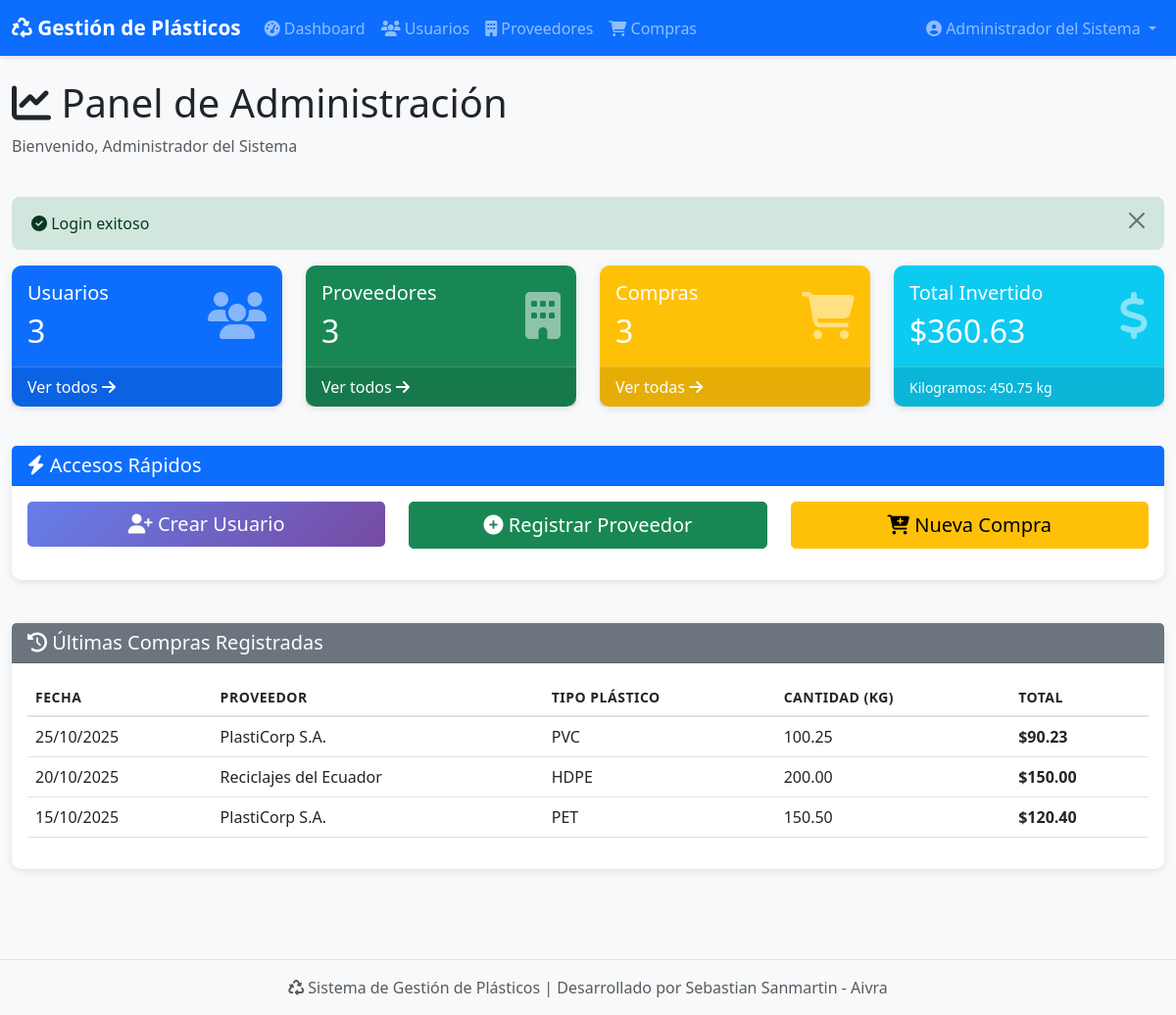
The app's page /views/dashboard_admin.php (signed in) with its own data.
### tables this page shows
CREATE TABLE IF NOT EXISTS compras (
    id_compra INT AUTO_INCREMENT PRIMARY KEY,
    id_usuario INT NOT NULL,
    id_proveedor INT NOT NULL,
    fecha_compra DATE NOT NULL,
    tipo_plastico VARCHAR(100) NOT NULL,
    cantidad_kg DECIMAL(10,2) NOT NULL,
    costo_unitario DECIMAL(10,2) NOT NULL,
    total DECIMAL(10,2) GENERATED ALWAYS AS (cantidad_kg * costo_unitario) STORED,
    observaciones TEXT,
    fecha_registro TIMESTAMP DEFAULT CURRENT_TIMESTAMP,
    FOREIGN KEY (id_usuario) REFERENCES usuarios(id_usuario) ON DELETE RESTRICT,
    FOREIGN KEY (id_proveedor) REFERENCES proveedores(id_proveedor) ON DELETE RESTRICT
);

CREATE TABLE IF NOT EXISTS proveedores (
    id_proveedor INT AUTO_INCREMENT PRIMARY KEY,
    nombre_empresa VARCHAR(150) NOT NULL,
    ruc VARCHAR(13) UNIQUE NOT NULL,
    telefono VARCHAR(15),
    direccion TEXT,
    fecha_registro TIMESTAMP DEFAULT CURRENT_TIMESTAMP
);

### config/conexion.php (called while the page is built, shortened)
<?php
class Database {
    private static $instance = null;
    private $conexion;
    private function __construct() {
        try {
            $dsn = "mysql:host=" . DB_HOST . ";port=" . DB_PORT . ";dbname=" . DB_NAME . ";charset=" . DB_CHARSET;
            $opciones = [
                PDO::ATTR_ERRMODE            => PDO::ERRMODE_EXCEPTION,
                PDO::ATTR_DEFAULT_FETCH_MODE => PDO::FETCH_ASSOC,
                PDO::ATTR_EMULATE_PREPARES   => false,
                PDO::MYSQL_ATTR_INIT_COMMAND => "SET NAMES utf8mb4"
            ];
            $this->conexion = new PDO($dsn, DB_USER, DB_PASS, $opciones);
        } catch (PDOException $e) {
            error_log("Error de conexión: " . $e->getMessage());
            die("Error al conectar con la base de datos. Por favor contacte al administrador.");
        }
    }
    public static function getInstance() {
        if (self::$instance === null) {
            self::$instance = new self();
        }
        return self::$instance;
    }
    public function getConexion() {
        return $this->conexion;
    }
}
function getDB() {
    return Database::getInstance()->getConexion();
}
?>

### controllers/UsuarioController.php (called while the page is built, shortened)
<?php
require_once __DIR__ . '/../models/Usuario.php';
class UsuarioController {
    private $modelo;
    public function __construct() {
        $this->modelo = new Usuario();
    }
    public function listar() {
        return $this->modelo->obtenerTodos();
    }
}
?>

### models/Usuario.php (called while the page is built, shortened)
<?php
require_once __DIR__ . '/../config/conexion.php';
class Usuario {
    private $db;
    public function __construct() {
        $this->db = getDB();
    }
    public function obtenerTodos() {
        try {
            $sql = "SELECT id_usuario, nombre, correo, rol, estado, fecha_registro
                    FROM usuarios ORDER BY fecha_registro DESC";
            $stmt = $this->db->query($sql);
            return $stmt->fetchAll();
        } catch (PDOException $e) {
            error_log("Error al obtener usuarios: " . $e->getMessage());
            return [];
        }
    }
}
?>

### controllers/ProveedorController.php (called while the page is built, shortened)
<?php
require_once __DIR__ . '/../models/Proveedor.php';
class ProveedorController {
    private $modelo;
    public function __construct() {
        $this->modelo = new Proveedor();
    }
    public function listar() {
        return $this->modelo->obtenerTodos();
    }
}
?>

### models/Proveedor.php (called while the page is built, shortened)
<?php
require_once __DIR__ . '/../config/conexion.php';
class Proveedor {
    private $db;
    public function __construct() {
        $this->db = getDB();
    }
    public function obtenerTodos() {
        try {
            $sql = "SELECT * FROM proveedores ORDER BY nombre_empresa ASC";
            $stmt = $this->db->query($sql);
            return $stmt->fetchAll();
        } catch (PDOException $e) {
            error_log("Error al obtener proveedores: " . $e->getMessage());
            return [];
        }
    }
}
?>

### controllers/CompraController.php (called while the page is built, shortened)
<?php
require_once __DIR__ . '/../models/Compra.php';
class CompraController {
    private $modelo;
    public function __construct() {
        $this->modelo = new Compra();
    }
    public function listar($idProveedor = null) {
        return $this->modelo->obtenerTodos($idProveedor);
    }
    public function obtenerEstadisticas() {
        return $this->modelo->obtenerEstadisticas();
    }
}
?>

### models/Compra.php (called while the page is built, shortened)
<?php
require_once __DIR__ . '/../config/conexion.php';
class Compra {
    private $db;
    public function __construct() {
        $this->db = getDB();
    }
    public function obtenerTodos($idProveedor = null) {
        try {
            $sql = "SELECT c.*,
                           u.nombre as nombre_usuario,
                           p.nombre_empresa as nombre_proveedor
                    FROM compras c
                    INNER JOIN usuarios u ON c.id_usuario = u.id_usuario
                    INNER JOIN proveedores p ON c.id_proveedor = p.id_proveedor";
            $sql .= " ORDER BY c.fecha_compra DESC, c.id_compra DESC";
            $stmt = $this->db->prepare($sql);
            if ($idProveedor) {
                $stmt->execute(['id_proveedor' => $idProveedor]);
            } else {
                $stmt->execute();
            }
            return $stmt->fetchAll();
        } catch (PDOException $e) {
            error_log("Error al obtener compras: " . $e->getMessage());
            return [];
        }
    }
    public function obtenerEstadisticas() {
        try {
            $sql = "SELECT
                        COUNT(*) as total_compras,
                        SUM(total) as monto_total,
                        SUM(cantidad_kg) as kg_totales,
                        AVG(costo_unitario) as costo_promedio
                    FROM compras";
            $stmt = $this->db->query($sql);
            return $stmt->fetch();
        } catch (PDOException $e) {
            error_log("Error al obtener estadísticas: " . $e->getMessage());
            return [
                'total_compras' => 0,
                'monto_total' => 0,
                'kg_totales' => 0,
                'costo_promedio' => 0
            ];
        }
    }
}
?>

### views/dashboard_admin.php (the view, shortened to what this page needs)
<?php
require_once __DIR__ . '/includes/funciones.php';
require_once __DIR__ . '/../controllers/UsuarioController.php';
require_once __DIR__ . '/../controllers/ProveedorController.php';
require_once __DIR__ . '/../controllers/CompraController.php';
$usuarioController = new UsuarioController();
$proveedorController = new ProveedorController();
$compraController = new CompraController();
$usuarios = $usuarioController->listar();
$proveedores = $proveedorController->listar();
$compras = $compraController->listar();
$estadisticas = $compraController->obtenerEstadisticas();
?>
<div class="container-fluid py-4">
    <div class="row mb-4">
        <div class="col-md-12">
            <h1 class="display-6">
                <i class="fas fa-chart-line"></i> Panel de Administración
            </h1>
            <p class="text-muted">Bienvenido, <?php echo htmlspecialchars($_SESSION['usuario_nombre']); ?></p>
        </div>
    </div>
    <?php
    if (isset($_SESSION['mensaje'])) {
        mostrarAlerta($_SESSION['mensaje'], $_SESSION['tipo_mensaje'] ?? 'info');
        unset($_SESSION['mensaje']);
        unset($_SESSION['tipo_mensaje']);
    }
    ?>
    <div class="row mb-4">
        <div class="col-md-3">
            <div class="card text-white bg-primary mb-3">
                <div class="card-body">
                    <div class="d-flex justify-content-between align-items-center">
                        <div>
                            <h5 class="card-title">Usuarios</h5>
                            <h2 class="mb-0"><?php echo count($usuarios); ?></h2>
                        </div>
                        <div>
                            <i class="fas fa-users fa-3x opacity-50"></i>
                        </div>
                    </div>
                </div>
                <div class="card-footer">
                    <a href="/plasticos/views/usuarios/listar.php" class="text-white text-decoration-none">
                        Ver todos <i class="fas fa-arrow-right"></i>
                    </a>
                </div>
            </div>
        </div>
        <div class="col-md-3">
            <div class="card text-white bg-success mb-3">
                <div class="card-body">
                    <div class="d-flex justify-content-between align-items-center">
                        <div>
                            <h5 class="card-title">Proveedores</h5>
                            <h2 class="mb-0"><?php echo count($proveedores); ?></h2>
                        </div>
                        <div>
                            <i class="fas fa-building fa-3x opacity-50"></i>
                        </div>
                    </div>
                </div>
                <div class="card-footer">
                    <a href="/plasticos/views/proveedores/listar.php" class="text-white text-decoration-none">
                        Ver todos <i class="fas fa-arrow-right"></i>
                    </a>
                </div>
            </div>
        </div>
        <div class="col-md-3">
            <div class="card text-white bg-warning mb-3">
                <div class="card-body">
                    <div class="d-flex justify-content-between align-items-center">
                        <div>
                            <h5 class="card-title">Compras</h5>
                            <h2 class="mb-0"><?php echo $estadisticas['total_compras']; ?></h2>
                        </div>
                        <div>
                            <i class="fas fa-shopping-cart fa-3x opacity-50"></i>
                        </div>
                    </div>
                </div>
                <div class="card-footer">
                    <a href="/plasticos/views/compras/listar.php" class="text-white text-decoration-none">
                        Ver todas <i class="fas fa-arrow-right"></i>
                    </a>
                </div>
            </div>
        </div>
        <div class="col-md-3">
            <div class="card text-white bg-info mb-3">
                <div class="card-body">
                    <div class="d-flex justify-content-between align-items-center">
                        <div>
                            <h5 class="card-title">Total Invertido</h5>
                            <h2 class="mb-0"><?php echo formatearMoneda($estadisticas['monto_total']); ?></h2>
                        </div>
                        <div>
                            <i class="fas fa-dollar-sign fa-3x opacity-50"></i>
                        </div>
                    </div>
                </div>
                <div class="card-footer">
                    <small class="text-white">Kilogramos: <?php echo number_format($estadisticas['kg_totales'], 2); ?> kg</small>
                </div>
            </div>
        </div>
    </div>
    <div class="row mb-4">
        <div class="col-md-12">
            <div class="card">
                <div class="card-header bg-primary text-white">
                    <h5 class="mb-0"><i class="fas fa-bolt"></i> Accesos Rápidos</h5>
                </div>
                <div class="card-body">
                    <div class="row">
                        <div class="col-md-4 mb-3">
                            <a href="/plasticos/views/usuarios/crear.php" class="btn btn-primary btn-lg w-100">
                                <i class="fas fa-user-plus"></i> Crear Usuario
                            </a>
                        </div>
                        <div class="col-md-4 mb-3">
                            <a href="/plasticos/views/proveedores/crear.php" class="btn btn-success btn-lg w-100">
                                <i class="fas fa-plus-circle"></i> Registrar Proveedor
                            </a>
                        </div>
                        <div class="col-md-4 mb-3">
                            <a href="/plasticos/views/compras/crear.php" class="btn btn-warning btn-lg w-100">
                                <i class="fas fa-cart-plus"></i> Nueva Compra
                            </a>
                        </div>
                    </div>
                </div>
            </div>
        </div>
    </div>
    <div class="row">
        <div class="col-md-12">
            <div class="card">
                <div class="card-header bg-secondary text-white">
                    <h5 class="mb-0"><i class="fas fa-history"></i> Últimas Compras Registradas</h5>
                </div>
                <div class="card-body">
                    <?php if (empty($compras)): ?>
                        <p class="text-center text-muted">No hay compras registradas</p>
                    <?php else: ?>
                        <div class="table-responsive">
                            <table class="table table-hover">
                                <thead>
                                    <tr>
                                        <th>Fecha</th>
                                        <th>Proveedor</th>
                                        <th>Tipo Plástico</th>
                                        <th>Cantidad (kg)</th>
                                        <th>Total</th>
                                    </tr>
                                </thead>
                                <tbody>
                                    <?php
                                    $ultimasCompras = array_slice($compras, 0, 5);
                                    foreach ($ultimasCompras as $compra):
                                    ?>
                                    <tr>
                                        <td><?php echo formatearFecha($compra['fecha_compra']); ?></td>
                                        <td><?php echo htmlspecialchars($compra['nombre_proveedor']); ?></td>
                                        <td><?php echo htmlspecialchars($compra['tipo_plastico']); ?></td>
                                        <td><?php echo number_format($compra['cantidad_kg'], 2); ?></td>
                                        <td><strong><?php echo formatearMoneda($compra['total']); ?></strong></td>
                                    </tr>
                                    <?php endforeach; ?>
                                </tbody>
                            </table>
                        </div>
                    <?php endif; ?>
                </div>
            </div>
        </div>
    </div>
</div>

### records on screen
compras: fecha_compra "25/10/2025", id_proveedor.nombre_empresa "PlastiCorp S.A.", tipo_plastico "PVC", cantidad_kg "100.25", total "$90.23"
compras: fecha_compra "20/10/2025", id_proveedor.nombre_empresa "Reciclajes del Ecuador", tipo_plastico "HDPE", cantidad_kg "200.00", total "$150.00"
compras: fecha_compra "15/10/2025", id_proveedor.nombre_empresa "PlastiCorp S.A.", tipo_plastico "PET", cantidad_kg "150.50", total "$120.40"

### other values on screen
$nombreUsuario "Administrador del Sistema"
$_SESSION['usuario_nombre'] "Administrador del Sistema"
$mensaje "Login exitoso"
count($usuarios) "3"
count($proveedores) "3"
$estadisticas['total_compras'] "3"
formatearMoneda($estadisticas['monto_total']) "$360.63"
$estadisticas['kg_totales'] "450.75"
